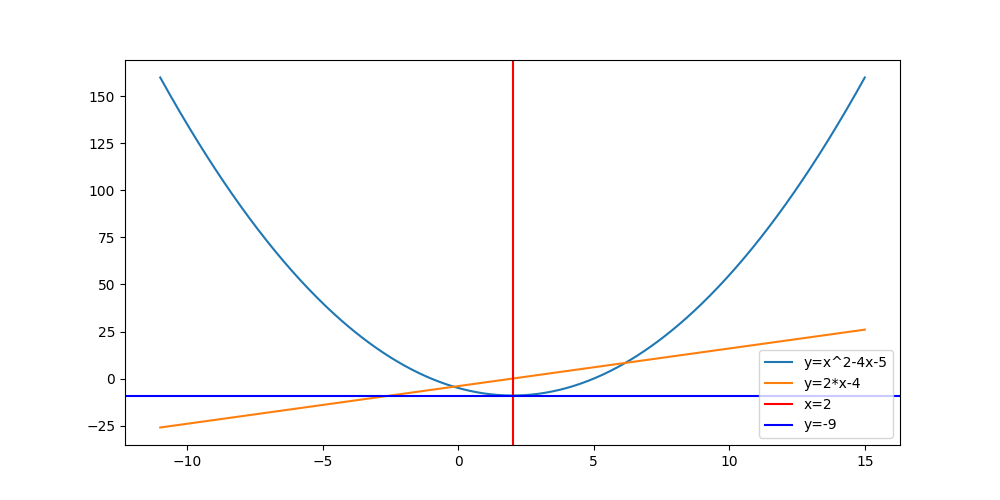

Write Python code to recreate this figure.
# -*- coding: utf-8 -*-

import numpy as np
import matplotlib.pyplot as plt

x = np.linspace(-11, 15, 500)
y = x ** 2 - 4 * x - 5


plt.figure(figsize=(10, 5))
plt.xticks()


plt.plot(x, y, label='y=x^2-4x-5')

y1 = 2 * x - 4
plt.plot(x, y1, label='y=2*x-4')

plt.axvline(2, label='x=2', color='red')
plt.axhline(-9, label='y=-9', color='blue')
plt.legend()
plt.show()
